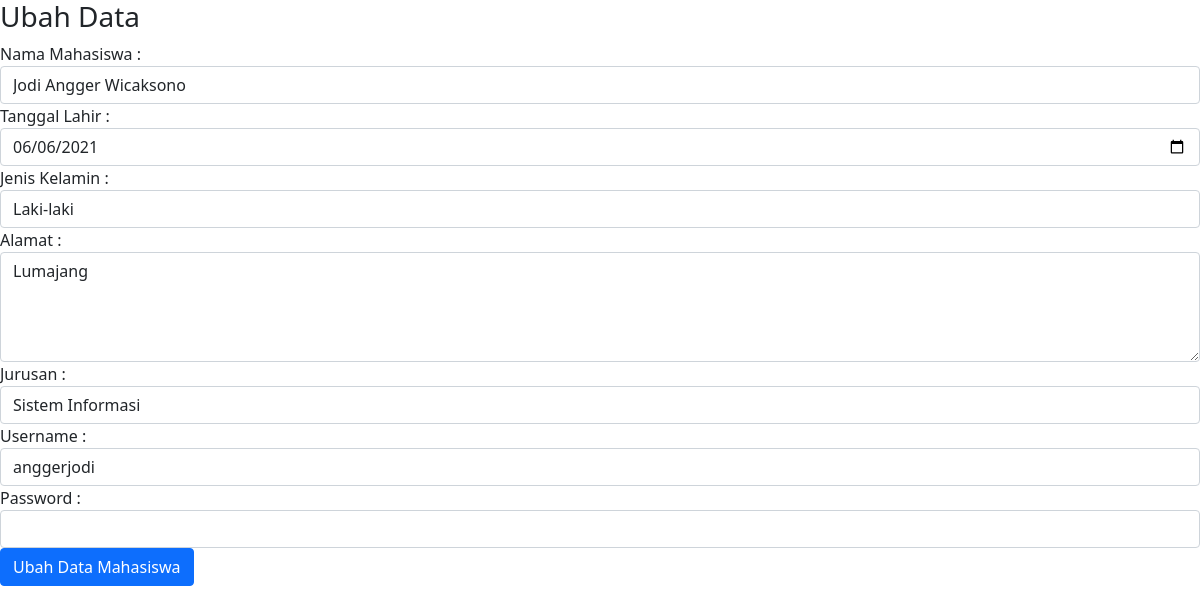
Page /ubah_mahasiswa.php?id_mhs=7 on the committed database.
### tables this page shows
CREATE TABLE `mahasiswa` (
  `id_mhs` int(11) NOT NULL,
  `nama` varchar(100) NOT NULL,
  `tanggal_lahir` date NOT NULL,
  `jenis_kelamin` enum('L','P','','') NOT NULL,
  `alamat` text NOT NULL,
  `username` varchar(255) DEFAULT NULL,
  `password` varchar(255) DEFAULT NULL,
  `id_jurusan` int(11) NOT NULL
);

### ubah_mahasiswa.php (the view, shortened to what this page needs)
<!DOCTYPE html>
<html>
<head>
    <link href="https://cdn.jsdelivr.net/npm/bootstrap@5.1.1/dist/css/bootstrap.min.css" rel="stylesheet">
  </head>
  <body>
      <?php
      include "koneksi.php";
      $qry_get_mahasiswa = mysqli_query($conn, "select * from mahasiswa where id_mhs = '".$_GET['id_mhs']."'");
      $dt_mahasiswa = mysqli_fetch_array($qry_get_mahasiswa);
      ?>
    <h3>Ubah Data</h3>
    <form action="proses_ubah_mahasiswa.php" method="post">
        Nama Mahasiswa :
        <input type="text" name="nama" value="<?=$dt_mahasiswa['nama']?>" class="form-control">
        Tanggal Lahir :
        <input type="date" name="tanggal_lahir" value="<?=$dt_mahasiswa['tanggal_lahir']?>" class="form-control">
        Jenis Kelamin :
        <?php
        $arr_jk=array('L'=>'Laki-laki','P'=>'Perempuan');
        ?>
        <select name="jenis_kelamin" class="form-control">
            <?php foreach ($arr_jk as $key_jk => $val_jk) :
                if ($key_jk==$dt_mahasiswa['jenis_kelamin']){
                    $selek="selected";
            } else {
                $selek="";
            }
            ?>
            <option value="<?=$key_gender?>" <?=$selek?>><?=$val_jk?></option>
            <?php endforeach; ?>
        </select>
        Alamat :
        <textarea name="alamat" class="form-control" rows="4"><?=$dt_mahasiswa['alamat']?></textarea>
        Jurusan :
        <select name="id_jurusan" class="form-control">
            <?php
            include "koneksi.php";
            $qry_jurusan = mysqli_query($conn, "select * from jurusan");
            while($data_jurusan=mysqli_fetch_array($qry_jurusan)){
                if($data_jurusan['id_jurusan']==$dt_mahasiswa['id_jurusan']){
                    $selek="selected";
                }
                else {
                    $selek="";
                }
            echo '<option value="'.$data_jurusan['id_jurusan'].'" '.$selek.'>'.$data_jurusan['nama_jurusan'].'</option>';
            }
            ?>
        </select>
        Username :
        <input type="text" name="username" value="<?=$dt_mahasiswa['username']?>" class="form-control">
        Password :
        <input type="password" name="password" value="" class="form-control">
        <input type="submit" name="simpan" value="Ubah Data Mahasiswa" class="btn btn-primary">
  </body>
</html>

### rows in the picture
mahasiswa: nama "Jodi Angger Wicaksono", tanggal_lahir "06/06/2021", alamat "Lumajang", username "anggerjodi"

### other values in the picture
form field jenis_kelamin "Laki-laki"
form field id_jurusan "Sistem Informasi"
